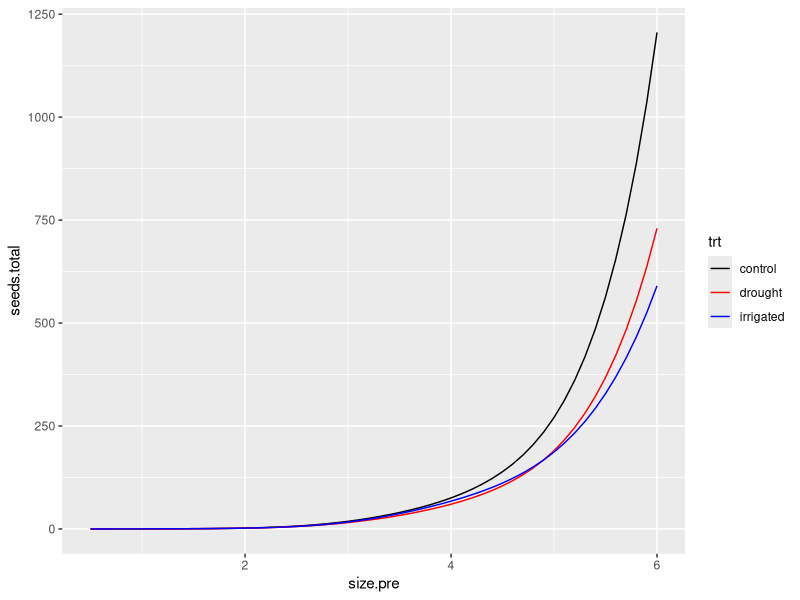
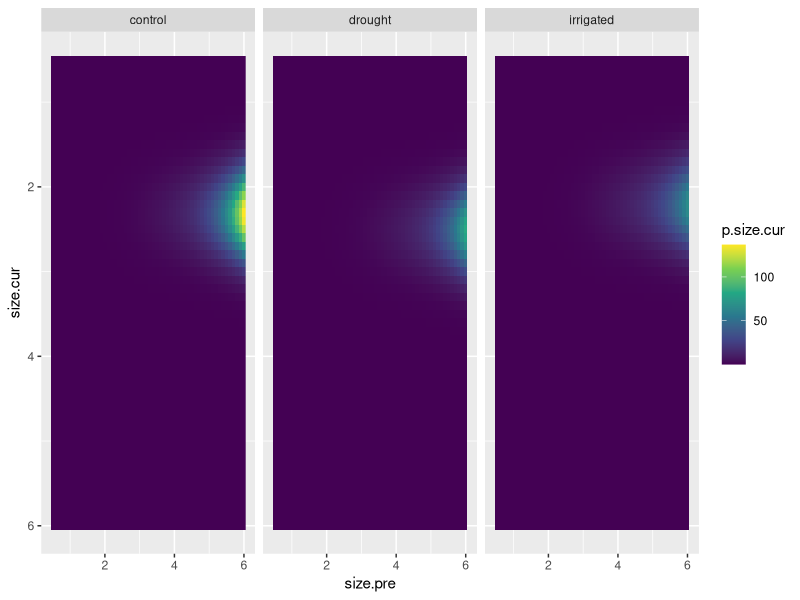
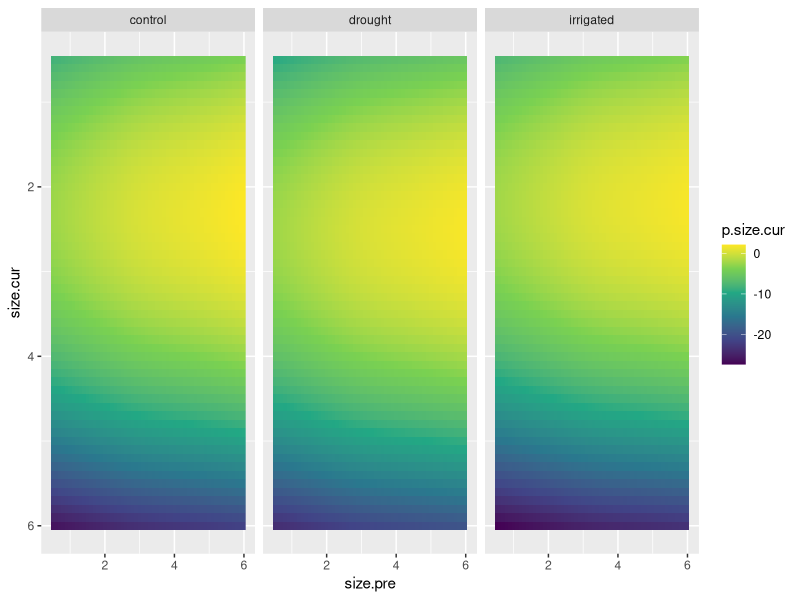

Write the R code that produced these figures, in order. (Note: this script raises an error after producing the figures.)
# Script for re-running reproductive vital rate models and performing model
# selection and exporting a deterministic, no-phenology reproductive kernel for
# IPM analysis.
# Reads in processed demo/seed (including phenology) data, 2016-2024
# (sn init july 2024)

# --- Setup ---------------------------------------------------------

library(ggplot2)
library(dplyr)
library(tidyr)
library(glmmTMB)

rm(list = ls())

# --- Read in and prepare data  -------------------------------------

# All data (demo, phenology, seed set)
all.data = merge(
  x = read.csv('01_data_cleaning/out/demo_phen_seed_2016-2024_final.csv'),
  y = read.csv('00_raw_data/plot_treatments.csv'),
  by.x = 'Plot', by.y = 'plot'
)

# Dataset for flowering (additional processing below)
demo.flow = all.data %>%
  # Get only plants that are:
  # - known/estimated to be alive
  # - Has size measurements (from demography) and has non-zero leaf counts and lengths (for size measurements)
  # - Is not missing umbel counts (because we're subsetting this for umbel count analysis)
  filter(
    in.demo, Year > 2016, surv,
    !is.na(No.leaves) & !is.na(Leaf.length) & No.leaves > 0 & Leaf.length > 0,
    !is.na(No.umbels)
  ) %>%
  # Get a size column
  mutate(size = log(No.leaves * Leaf.length))

head(demo.flow)
nrow(demo.flow)
table(demo.flow$Year)

# Dataset for seed analysis
demo.seed = demo.flow %>%
  # Give only the records for which we have a record of seed set
  filter(Year > 2020, phen.umbels > 0) %>%
  filter(in.seed)

# Need to add in rows for umbels that died before the seed counting
# This is necessary for estimating the probability of an umbel producing zero seeds
demo.seed = rbind(
  demo.seed,
  demo.seed %>%
    group_by(Year, plantid) %>%
    mutate(miss.umbel = ifelse(phen.umbels < n(), 0, phen.umbels - n())) %>%
    ungroup() %>%
    distinct(Year, plantid, .keep_all = TRUE) %>%
    uncount(miss.umbel) %>%
    mutate(no.seeds = 0)
) %>%
  mutate(Year = factor(Year))

# Dataset for estimating recruit size distribution
demo.recr = all.data %>%
  arrange(Year) %>%
  # Want demo records (to get size distribution)
  filter(in.demo) %>%
  # Give me only the first sighting for each plant
  distinct(plantid, .keep_all = TRUE) %>%
  # Give me only records after 2017 (these are more likely to be seen for the
  # first time)
  filter(Year > 2017) %>%
  # Give me only records with leaf counts and lengths (for estimating size)
  filter(!is.na(No.leaves), !is.na(Leaf.length)) %>%
  # Give me plants that did not flower (plants unlikely to flower in first year)
  filter(!No.umbels & !is.na(No.umbels)) %>%
  # Okay... going to assume that only plants with one leaf are new recruits
  filter(No.leaves < 2) %>%
  mutate(size = log(Leaf.length))

# Finalize the flowering demo dataset 
demo.flow = demo.flow %>%
  # (currently there is one row per umbel for plants in the seed set dataset -
  # give me just one record per plant)
  distinct(Year, plantid, .keep_all = TRUE) %>%
  # Remove plot 2 in 2024 (missing a lot of vegetative plant sizes)
  filter(!(Plot %in% 2 & Year %in% 2024))


# # ----- MODEL SELECTION ------------------------------------------
# 
# # --- Umbel count model ------------------------------------------
# 
# # Strategy here: use a hurdle model
# # - Response is number of umbels per plant
# # - Hurdle portion (through zero-inflation) is the probability of (not) flowering
# # - Umbel count is modeled with a zero-inflated Poisson distribution
# 
# # Test first for size-effects on both parts of the model
# # Then test for treatment effects
# # Then test for potential interactions
# 
# u_0 = glmmTMB(
#   No.umbels ~ (1 | Year) + (1 | Plot / plantid),
#   family = 'truncated_poisson',
#   ziformula = ~ (1 | Year) + (1 | Plot / plantid),
#   data = demo.flow
# )
# 
# u_s_0 = glmmTMB(
#   No.umbels ~ size + (1 | Year) + (1 | Plot / plantid),
#   family = 'truncated_poisson',
#   ziformula = ~ (1 | Year) + (1 | Plot / plantid),
#   data = demo.flow
# )
# 
# u_0_s = glmmTMB(
#   No.umbels ~ (1 | Year) + (1 | Plot / plantid),
#   family = 'truncated_poisson',
#   ziformula = ~ size + (1 | Year) + (1 | Plot / plantid),
#   data = demo.flow
# )
# 
# u_s_s = glmmTMB(
#   No.umbels ~ size + (1 | Year) + (1 | Plot / plantid),
#   family = 'truncated_poisson',
#   ziformula = ~ size + (1 | Year) + (1 | Plot / plantid),
#   data = demo.flow
# )
# 
# AIC(u_0, u_0_s, u_s_0, u_s_s) %>% mutate(daic = round(AIC - min(AIC), 2))
# # Keep size in the models
# 
# # Treatment effects
# 
# u_s.t_s = glmmTMB(
#   No.umbels ~ trt + size + (1 | Year) + (1 | Plot / plantid),
#   family = 'truncated_poisson',
#   ziformula = ~ size + (1 | Year) + (1 | Plot / plantid),
#   data = demo.flow
# )
# 
# u_s_s.t = glmmTMB(
#   No.umbels ~ size + (1 | Year) + (1 | Plot / plantid),
#   family = 'truncated_poisson',
#   ziformula = ~ trt * size + (1 | Year) + (1 | Plot / plantid),
#   data = demo.flow
# )
# 
# u_st_s = glmmTMB(
#   No.umbels ~ size * trt + (1 | Year) + (1 | Plot / plantid),
#   family = 'truncated_poisson',
#   ziformula = ~ size + (1 | Year) + (1 | Plot / plantid),
#   data = demo.flow
# )
# 
# u_s_st = glmmTMB(
#   No.umbels ~ size + (1 | Year) + (1 | Plot / plantid),
#   family = 'truncated_poisson',
#   ziformula = ~ trt * size + (1 | Year) + (1 | Plot / plantid),
#   data = demo.flow
# )
# 
# u_s.ty_s = glmmTMB(
#   No.umbels ~ size + trt + (1 | Year) + (1 | Year:trt) + (1 | Plot / plantid),
#   family = 'truncated_poisson',
#   ziformula = ~ size + (1 | Year) + (1 | Plot / plantid),
#   data = demo.flow
# )
# 
# u_s_s.ty = glmmTMB(
#   No.umbels ~ size + (1 | Year) + (1 | Plot / plantid),
#   family = 'truncated_poisson',
#   ziformula = ~ size + trt + (1 | Year) + (1 | Year:trt) + (1 | Plot / plantid),
#   data = demo.flow
# )
# 
# u_s.ty_s.ty = glmmTMB(
#   No.umbels ~ size + trt + (1 | Year) + (1 | Year:trt) + (1 | Plot / plantid),
#   family = 'truncated_poisson',
#   ziformula = ~ size + trt + (1 | Year) + (1 | Year:trt) + (1 | Plot / plantid),
#   data = demo.flow
# )
# 
# AIC(u_s.t_s, u_s_s.t, u_st_s, u_s_st, u_s_s, u_s.ty_s, u_s_s.ty, u_s.ty_s.ty) %>%
#   mutate(daic = round(AIC - min(AIC), 2))
# # Best performing model has treatment-year effect for probability of flowering
# # But how large is the effect size?
# 
# summary(u_s_s.ty)
# 
# u_st_s.ty = glmmTMB(
#   No.umbels ~ size * trt + (1 | Year) + (1 | Plot / plantid),
#   family = 'truncated_poisson',
#   ziformula = ~ size + trt + (1 | Year) + (1 | Year:trt) + (1 | Plot / plantid),
#   data = demo.flow
# )
# 
# u_s_st.ty = glmmTMB(
#   No.umbels ~ size + (1 | Year) + (1 | Plot / plantid),
#   family = 'truncated_poisson',
#   ziformula = ~ size * trt + (1 | Year) + (1 | Year:trt) + (1 | Plot / plantid),
#   data = demo.flow
# )
# 
# AIC(u_st_s.ty, u_s_st.ty, u_s_s.ty) %>% mutate(daic = round(AIC - min(AIC), 2))
# # No size-treatment effects
# 
# # Okay... compare model with year-varying effects with non-varying effects
# 
# expand.grid(size = (5:60)/10, trt = c('control', 'drought', 'irrigated')) %>%
#   mutate(
#     u.nrf = predict(u_s_s, newdata = ., allow.new.levels = TRUE, re.form = ~ 0, type = 'response'),
#     u.yrf = predict(u_s_s.ty, newdata = ., allow.new.levels = TRUE, re.form = ~ 0, type = 'response')
#   ) %>%
#   pivot_longer(c(u.nrf, u.yrf), names_to = 'model', values_to = 'pred') %>%
#   ggplot(aes(x = size, y = pred, linetype = model, colour = trt)) +
#   geom_line() +
#   scale_colour_manual(values = c('black', 'red', 'blue')) +
#   scale_y_log10()
# # interesting - the year-varying effects model looks like it always favors the controls
# # i.e. control plants always produce more umbels
# # presumably this is probability of flowering-related - smaller plants less likely to flower
# 
# expand.grid(size = (5:60)/10, trt = c('control', 'drought', 'irrigated')) %>%
#   mutate(
#     pred.umbl = predict(
#       u_s_s.ty, newdata = ., allow.new.levels = TRUE, re.form = ~ 0, type = 'response'
#     )
#   ) %>%
#   ggplot(aes(x = size, y = pred.umbl, colour = trt)) +
#   geom_point(
#     data = demo.flow,
#     aes(x = size, y = No.umbels),
#     size = 3, position = position_jitter(height = 0.25), alpha = 0.2
#   ) +
#   geom_line() + # scale_y_log10()
#   scale_colour_manual(values = c('black', 'red', 'blue'))
# 
# 
# # --- Seed set model  
# 
# # Here, we'll also use a zero-inflated model
# # - Probability of producing zero seed estimated with zero inflation term
# # - Distribution of seeds after the zero inflation is modeled by a Negative Binomial
# #   - doing this because it accurately captures overdispersion and because the 
# #     data-generating process can also account for umbels that were simply not 
# #     sufficiently pollinated
# 
# s_0 = glmmTMB(
#   no.seeds ~ (1 | Plot / plantid),
#   ziformula = ~ (1 | Plot / plantid),
#   family = 'nbinom2',
#   data = demo.seed
# )
# 
# s_0_y = glmmTMB(
#   no.seeds ~ (1 | Plot / plantid),
#   ziformula = ~ Year + (1 | Plot / plantid),
#   family = 'nbinom2',
#   data = demo.seed
# )
# 
# s_y_0 = glmmTMB(
#   no.seeds ~ Year + (1 | Plot / plantid),
#   ziformula = ~ (1 | Plot / plantid),
#   family = 'nbinom2',
#   data = demo.seed
# )
# 
# s_y_y = glmmTMB(
#   no.seeds ~ Year + (1 | Plot / plantid),
#   ziformula = ~ Year + (1 | Plot / plantid),
#   family = 'nbinom2',
#   data = demo.seed
# )
# 
# AIC(s_0, s_y_0, s_0_y, s_y_y) %>% arrange(AIC)
# # Unsurprisingly, year effects supported in both models
# 
# s_s.y_y = glmmTMB(
#   no.seeds ~ size + Year + (1 | Plot / plantid),
#   ziformula = ~ Year + (1 | Plot / plantid),
#   family = 'nbinom2',
#   data = demo.seed
# )
# 
# s_y_s.y = glmmTMB(
#   no.seeds ~ Year + (1 | Plot / plantid),
#   ziformula = ~ size + Year + (1 | Plot / plantid),
#   family = 'nbinom2',
#   data = demo.seed
# )
# 
# s_s.y_s.y = glmmTMB(
#   no.seeds ~ size + Year + (1 | Plot / plantid),
#   ziformula = ~ size + Year + (1 | Plot / plantid),
#   family = 'nbinom2',
#   data = demo.seed
# )
# 
# AIC(s_y_y, s_s.y_y, s_y_s.y, s_s.y_s.y) %>% mutate(daic = AIC - min(AIC))
# 
# # Include size in both
# 
# s_s.t.y_s.y = glmmTMB(
#   no.seeds ~ trt + size + Year + (1 | Plot / plantid),
#   ziformula = ~ size + Year + (1 | Plot / plantid),
#   family = 'nbinom2',
#   data = demo.seed
# )
# 
# s_s.y_s.t.y = glmmTMB(
#   no.seeds ~ size + Year + (1 | Plot / plantid),
#   ziformula = ~ size + Year + trt + (1 | Plot / plantid),
#   family = 'nbinom2',
#   data = demo.seed
# )
# 
# s_s.t.y_s.t.y = glmmTMB(
#   no.seeds ~ trt + size + Year + (1 | Plot / plantid),
#   ziformula = ~ trt + size + Year + (1 | Plot / plantid),
#   family = 'nbinom2',
#   data = demo.seed
# )
# 
# AIC(s_s.y_s.y, s_s.t.y_s.y, s_s.y_s.t.y, s_s.t.y_s.t.y) %>% mutate(daic = round(AIC - min(AIC), 2))
# # Eh actually not seeing evidence of a treatment effect here...
# # Weird! it did show up for the poisson model...
# 
# s_st.y_s.y = glmmTMB(
#   no.seeds ~ trt * size + Year + (1 | Plot / plantid),
#   ziformula = ~ size + Year + (1 | Plot / plantid),
#   family = 'nbinom2',
#   data = demo.seed
# )
# 
# s_s.ty_s.y = glmmTMB(
#   no.seeds ~ trt * Year + size + (1 | Plot / plantid),
#   ziformula = ~ size + Year + (1 | Plot / plantid),
#   family = 'nbinom2',
#   data = demo.seed
# )
# 
# s_sy.ty_s.y = glmmTMB(
#   no.seeds ~ trt * Year + trt * size + (1 | Plot / plantid),
#   ziformula = ~ size + Year + (1 | Plot / plantid),
#   family = 'nbinom2',
#   data = demo.seed
# )
# 
# s_s.y_st.y = glmmTMB(
#   no.seeds ~ size + Year + (1 | Plot / plantid),
#   ziformula = ~ trt * size + Year + (1 | Plot / plantid),
#   family = 'nbinom2',
#   data = demo.seed
# )
# 
# s_s.y_s.ty = glmmTMB(
#   no.seeds ~ size + Year + (1 | Plot / plantid),
#   ziformula = ~ trt * Year + size + (1 | Plot / plantid),
#   family = 'nbinom2',
#   data = demo.seed
# )
# 
# s_s.y_st.ty = glmmTMB(
#   no.seeds ~ size + Year + (1 | Plot / plantid),
#   ziformula = ~ trt * Year + trt * size + (1 | Plot / plantid),
#   family = 'nbinom2',
#   data = demo.seed
# )
# 
# AIC(s_st.y_s.y, s_s.ty_s.y, s_sy.ty_s.y, s_s.y_st.y, s_s.y_s.ty, s_s.y_st.ty, s_s.y_s.y) %>%
#   arrange(AIC)
# # Won't even bother with any of the models with the treatment interactions in
# # the zero-inflation formula (their models look bad in this table)
# 
# summary(s_st.y_s.y)
# 
# # Number of umbels
# 
# s_st.y.u_s.y = glmmTMB(
#   no.seeds ~ trt * size + phen.umbels + Year + (1 | Plot / plantid),
#   ziformula = ~ size + Year + (1 | Plot / plantid),
#   family = 'nbinom2',
#   data = demo.seed
# )
# 
# s_st.y_s.y.u = glmmTMB(
#   no.seeds ~ trt * size + Year + (1 | Plot / plantid),
#   ziformula = ~ size + Year + phen.umbels + (1 | Plot / plantid),
#   family = 'nbinom2',
#   data = demo.seed
# )
# 
# s_st.y.u_s.y.u = glmmTMB(
#   no.seeds ~ trt * size + phen.umbels + Year + (1 | Plot / plantid),
#   ziformula = ~ size + Year + phen.umbels + (1 | Plot / plantid),
#   family = 'nbinom2',
#   data = demo.seed
# )
# 
# AIC(s_st.y_s.y, s_st.y.u_s.y, s_st.y_s.y.u, s_st.y.u_s.y.u) %>% arrange(AIC)
# 
# # Look for size-year interactions
# 
# s_sty_s.y.u = glmmTMB(
#   no.seeds ~ trt * size * Year + (1 | Plot / plantid),
#   ziformula = ~ size + Year + phen.umbels + (1 | Plot / plantid),
#   family = 'nbinom2',
#   data = demo.seed
# )
# 
# s_st.y_sy.u = glmmTMB(
#   no.seeds ~ trt * size + Year + (1 | Plot / plantid),
#   ziformula = ~ size * Year + phen.umbels + (1 | Plot / plantid),
#   family = 'nbinom2',
#   data = demo.seed
# )
# 
# s_sty_sy.u = glmmTMB(
#   no.seeds ~ trt * size * Year + (1 | Plot / plantid),
#   ziformula = ~ size * Year + phen.umbels + (1 | Plot / plantid),
#   family = 'nbinom2',
#   data = demo.seed
# )
# 
# AIC(s_st.y_s.y.u, s_sty_s.y.u, s_st.y_sy.u, s_sty_sy.u) %>% arrange(AIC)
# 
# 
# # Best mod is s_st.y_sy.u
# 
# summary(s_st.y_sy.u)
# 
# pred.seeds = expand.grid(
#   Year = factor(2021:2024),
#   size = (5:60)/10,
#   trt = c('control', 'drought', 'irrigated'),
#   phen.umbels = c(1, 5)
# ) %>%
#   mutate(
#     pred.seed = predict(
#       s_st.y_sy.u, newdata = ., 
#       re.form = ~ 0, type = 'response',
#       allow.new.levels = TRUE
#     )
#   )
# 
# pred.seeds %>% 
#   mutate(phen.umbels = factor(phen.umbels)) %>%
#   ggplot(aes(x = size, y = pred.seed, group = interaction(trt, phen.umbels))) +
#   geom_line(aes(colour = trt, linetype = phen.umbels)) +
#   scale_colour_manual(values = c('black', 'red', 'blue')) +
#   scale_y_log10() +
#   facet_wrap(~ Year)
# 
# # --- Recruit size model  ---------------------------------------
# 
# # Null model
# r_0 = glmmTMB(size ~ (1 | Plot), data = demo.recr)
# 
# # A model with a year random effect
# r_y = glmmTMB(size ~ (1 | Year) + (1 | Plot), data = demo.recr)
# 
# # A model with a treatment effect
# r_t = glmmTMB(size ~ trt + (1 | Plot), data = demo.recr)
# 
# # A model with both year efect and treatment effect
# r_t.y = glmmTMB(size ~ trt + (1 | Year) + (1 | Plot), data = demo.recr)
# 
# # A model with both year efect and treatment effect
# r_ty = glmmTMB(size ~ trt + (1 | Year) + (1 | Year:trt) + (1 | Plot), data = demo.recr)
# 
# AIC(r_0, r_y, r_t, r_t.y, r_ty) %>% mutate(daic = round(AIC - min(AIC), 2))
# # Interesting. Definite evidence for a year effect. Weak evidence of a treatment effect.
# 
# summary(r_t.y)
# # The effect size is kinda marginal...
# # Wait... drought plants are slightly larger than control plants
# # Huh.
# 
# ggplot(demo.recr, aes(x = size, group = trt, fill = trt)) +
#   geom_histogram(position = 'identity', alpha = 0.5, binwidth = 0.2) + 
#   scale_fill_manual(values = c('black', 'red', 'blue'))
# # hmm... 

# --- Estimate predictions from model forming backbone of kernel -------

u_s_s.ty = glmmTMB(
  No.umbels ~ size + (1 | Year) + (1 | Plot / plantid),
  family = 'truncated_poisson',
  ziformula = ~ size + trt + (1 | Year) + (1 | Year:trt) + (1 | Plot / plantid),
  data = demo.flow
)

s_st.y_sy.u = glmmTMB(
  no.seeds ~ trt * size + Year + (1 | Plot / plantid),
  ziformula = ~ size * Year + phen.umbels + (1 | Plot / plantid),
  family = 'nbinom2',
  data = demo.seed
)

r_t.y = glmmTMB(size ~ trt + (1 | Year) + (1 | Plot), data = demo.recr)

# Standard deviation (residual error) term from recruitment model
sigma.recr = summary(r_t.y)$sigma

backbone = expand.grid(
  size = (5:60)/10,
  size.cur = (5:60)/10,
  trt = c('control', 'drought', 'irrigated'),
  Year = factor(2021:2024)
) %>%
  mutate(
    # Umbel count
    phen.umbels = predict(
      u_s_s.ty, newdata = ., 
      allow.new.levels = TRUE, re.form = ~ 0, type = 'response'
    )
  ) %>%
  mutate(
    # Use this umbel count to get seeds/umbel
    seeds.per.umbel = predict(
      s_st.y_sy.u, newdata = .,
      allow.new.levels = TRUE, re.form = ~ 0
    )
  ) %>%
  group_by(size, size.cur, trt) %>%
  summarise(across(c(phen.umbels, seeds.per.umbel), mean)) %>%
  ungroup() %>%
  mutate(
    # Transform from linear scale to response scale
    seeds.per.umbel = exp(seeds.per.umbel),
    # Total umbels per plant
    seeds.total = seeds.per.umbel * phen.umbels
  ) %>%
  mutate(
    # Mean recruit size
    recr.mean = predict(
      r_t.y, allow.new.levels = TRUE, re.form = ~ 0, newdata = .
    ),
    # Get the number of seeds produced for each size grouping
    p.size.cur = 0.1 * seeds.total * dnorm(x = size.cur, mean = recr.mean, sd = sigma.recr)
  ) %>%
  # Rename column
  rename(size.pre = size)

head(backbone)
tail(backbone)

backbone %>%
  ggplot(aes(x = size.pre, y = seeds.total, group = trt)) +
  geom_line(aes(colour = trt)) +
  scale_colour_manual(values = c('black', 'red', 'blue'))
# Plausible numbers up until hitting >500 seeds per plant...
# that's a little extrapolat(ive? ory?)

backbone %>%
  ggplot(aes(x = size.pre, y = size.cur, fill = p.size.cur)) + # fill = log(p.size.cur, base = 10))) +
  geom_raster() +
  scale_fill_viridis_c() +
  scale_y_reverse() +
  facet_wrap(~ trt)
# Lol, cool

backbone %>%
  mutate(p.size.cur = log(p.size.cur, base = 10)) %>%
  ggplot(aes(x = size.pre, y = size.cur, fill = p.size.cur)) +
  geom_raster() +
  scale_fill_viridis_c() +
  scale_y_reverse() +
  facet_wrap(~ trt)

# Check of "eviction" caused by lower boundary and recruit size distribution
predict(
  r_t.y, 
  newdata = data.frame(trt = c('control', 'drought', 'irrigated')), 
  allow.new.levels = TRUE, re.form = ~ 0
) %>% 
  pnorm(.5, mean = ., sd = sigma.recr)
# tiny - ~10^-6

# Export kernel in CSV form
write.csv(
  backbone,
  na = '', row.names = FALSE,
  '03_construct_kernels/out/deterministic_reprod_kernel_no_phen.csv'
)

# --- Sensitivity

# Parameters to perform sensitivity analysis on:
# - Probability of flowering model (i.e., ZI term in umbel model)
#   - b_0 (intercept)
#   - b_1 (size)
# - Number of umbels produced (conditional part of umbel model)
#   - b_0 (intercept)
#   - b_1 (size)
# - Probability of umbel failure (ZI term of the seed model)
#   - b_0 (intercept)
#   - b_1 (size)
# - Number of seeds produced (conditional part of seed model)
#   - b_0 (intercept)
#   - b_1 (size)
# - Recruit size
#   - b_0 (intercept/mean)
#   - sigma (standard deviation)

# So ten perturbations

# I don't think there's a neat way to dplyr this so gotta do it in a long, obnoxious way.

# Define perturbation magnitude
delta = .0001

# Standard deviation (residual error) term from recruitment model
sigma.recr = summary(r_t.y)$sigma

# Initialize a list for storing model outputs
outputs = vector('list', length = 10)

# Backbone for generating estimates
backbone = expand.grid(
  size = (5:60)/10,
  size.cur = (5:60)/10,
  trt = c('control', 'drought', 'irrigated'),
  Year = factor(2021:2024)
)

# 1: flowering intercept

outputs[[1]] = backbone %>%
  mutate(
    # Umbel count
    phen.umbels = predict(
      u_s_s.ty, newdata = ., 
      newparams = u_s_s.ty$fit$par %>%
        (function(x) {
          x[3] <- x[3] + delta
          return(x)
        }),
      allow.new.levels = TRUE, re.form = ~ 0, type = 'response'
    )
  ) %>%
  mutate(
    # Use this umbel count to get seeds/umbel
    seeds.per.umbel = predict(
      s_st.y_sy.u, newdata = .,
      allow.new.levels = TRUE, re.form = ~ 0
    )
  ) %>%
  group_by(size, size.cur, trt) %>%
  summarise(across(c(phen.umbels, seeds.per.umbel), mean)) %>%
  ungroup() %>%
  mutate(
    # Transform from linear scale to response scale
    seeds.per.umbel = exp(seeds.per.umbel),
    # Total umbels per plant
    seeds.total = seeds.per.umbel * phen.umbels
  ) %>%
  mutate(
    # Mean recruit size
    recr.mean = predict(
      r_t.y, allow.new.levels = TRUE, re.form = ~ 0, newdata = .
    ),
    # Get the number of seeds produced for each size grouping
    p.size.cur = 0.1 * seeds.total * dnorm(x = size.cur, mean = recr.mean, sd = sigma.recr)
  ) %>%
  mutate(
    perturb.param = 'flow_int',
    orig.par.val = case_when(
      trt %in% 'control' ~ u_s_s.ty$fit$par[3],
      trt %in% 'drought' ~ u_s_s.ty$fit$par[3] + u_s_s.ty$fit$par[5],
      trt %in% 'irrigated' ~ u_s_s.ty$fit$par[3] + u_s_s.ty$fit$par[6]
    ) # u_s_s.ty$fit$par[3]
  )

any(is.na(outputs[[1]]$orig.par.val))

# 2: flowering slope

outputs[[2]] = backbone %>%
  mutate(
    # Umbel count
    phen.umbels = predict(
      u_s_s.ty, newdata = ., 
      newparams = u_s_s.ty$fit$par %>%
        (function(x) {
          x[4] <- x[4] + delta
          return(x)
        }),
      allow.new.levels = TRUE, re.form = ~ 0, type = 'response'
    )
  ) %>%
  mutate(
    # Use this umbel count to get seeds/umbel
    seeds.per.umbel = predict(
      s_st.y_sy.u, newdata = .,
      allow.new.levels = TRUE, re.form = ~ 0
    )
  ) %>%
  group_by(size, size.cur, trt) %>%
  summarise(across(c(phen.umbels, seeds.per.umbel), mean)) %>%
  ungroup() %>%
  mutate(
    # Transform from linear scale to response scale
    seeds.per.umbel = exp(seeds.per.umbel),
    # Total umbels per plant
    seeds.total = seeds.per.umbel * phen.umbels
  ) %>%
  mutate(
    # Mean recruit size
    recr.mean = predict(
      r_t.y, allow.new.levels = TRUE, re.form = ~ 0, newdata = .
    ),
    # Get the number of seeds produced for each size grouping
    p.size.cur = 0.1 * seeds.total * dnorm(x = size.cur, mean = recr.mean, sd = sigma.recr)
  ) %>%
  mutate(
    perturb.param = 'flow_slope',
    # there is no treatment-size effect on the zero-inflation term
    orig.par.val = u_s_s.ty$fit$par[4]
  )

# 3: Umbel count intercept

outputs[[3]] = backbone %>%
  mutate(
    # Umbel count
    phen.umbels = predict(
      u_s_s.ty, newdata = ., 
      newparams = u_s_s.ty$fit$pars %>%
        (function(x) {
          x[1] <- x[1] + delta
          return(x)
        }),
      allow.new.levels = TRUE, re.form = ~ 0, type = 'response'
    )
  ) %>%
  mutate(
    # Use this umbel count to get seeds/umbel
    seeds.per.umbel = predict(
      s_st.y_sy.u, newdata = .,
      allow.new.levels = TRUE, re.form = ~ 0
    )
  ) %>%
  group_by(size, size.cur, trt) %>%
  summarise(across(c(phen.umbels, seeds.per.umbel), mean)) %>%
  ungroup() %>%
  mutate(
    # Transform from linear scale to response scale
    seeds.per.umbel = exp(seeds.per.umbel),
    # Total umbels per plant
    seeds.total = seeds.per.umbel * phen.umbels
  ) %>%
  mutate(
    # Mean recruit size
    recr.mean = predict(
      r_t.y, allow.new.levels = TRUE, re.form = ~ 0, newdata = .
    ),
    # Get the number of seeds produced for each size grouping
    p.size.cur = 0.1 * seeds.total * dnorm(x = size.cur, mean = recr.mean, sd = sigma.recr)
  ) %>%
  mutate(
    perturb.param = 'numb_int',
    # there is no treatment effect on the umbel count model
    orig.par.val = u_s_s.ty$fit$par[1]
  )

# 4: Umbel count slope
outputs[[4]] = backbone %>%
  mutate(
    # Umbel count
    phen.umbels = predict(
      u_s_s.ty, newdata = ., 
      newparams = u_s_s.ty$fit$pars %>%
        (function(x) {
          x[2] <- x[2] + delta
          return(x)
        }),
      allow.new.levels = TRUE, re.form = ~ 0, type = 'response'
    )
  ) %>%
  mutate(
    # Use this umbel count to get seeds/umbel
    seeds.per.umbel = predict(
      s_st.y_sy.u, newdata = .,
      allow.new.levels = TRUE, re.form = ~ 0
    )
  ) %>%
  group_by(size, size.cur, trt) %>%
  summarise(across(c(phen.umbels, seeds.per.umbel), mean)) %>%
  ungroup() %>%
  mutate(
    # Transform from linear scale to response scale
    seeds.per.umbel = exp(seeds.per.umbel),
    # Total umbels per plant
    seeds.total = seeds.per.umbel * phen.umbels
  ) %>%
  mutate(
    # Mean recruit size
    recr.mean = predict(
      r_t.y, allow.new.levels = TRUE, re.form = ~ 0, newdata = .
    ),
    # Get the number of seeds produced for each size grouping
    p.size.cur = 0.1 * seeds.total * dnorm(x = size.cur, mean = recr.mean, sd = sigma.recr)
  ) %>%
  mutate(
    perturb.param = 'numb_slope',
    # no treatment-size effect in the umbel count model
    orig.par.val = u_s_s.ty$fit$par[2]
  )

# 5: Umbel success intercept

outputs[[5]] = backbone %>%
  mutate(
    # Umbel count
    phen.umbels = predict(
      u_s_s.ty, newdata = .,
      allow.new.levels = TRUE, re.form = ~ 0, type = 'response'
    )
  ) %>%
  mutate(
    # Use this umbel count to get seeds/umbel
    seeds.per.umbel = predict(
      s_st.y_sy.u, newdata = .,
      newparams = s_st.y_sy.u$fit$par %>%
        (function(x) {
          x[10] <- x[10] + delta
          return(x)
        }),
      allow.new.levels = TRUE, re.form = ~ 0
    )
  ) %>%
  group_by(size, size.cur, trt) %>%
  summarise(across(c(phen.umbels, seeds.per.umbel), mean)) %>%
  ungroup() %>%
  mutate(
    # Transform from linear scale to response scale
    seeds.per.umbel = exp(seeds.per.umbel),
    # Total umbels per plant
    seeds.total = seeds.per.umbel * phen.umbels
  ) %>%
  mutate(
    # Mean recruit size
    recr.mean = predict(
      r_t.y, allow.new.levels = TRUE, re.form = ~ 0, newdata = .
    ),
    # Get the number of seeds produced for each size grouping
    p.size.cur = 0.1 * seeds.total * dnorm(x = size.cur, mean = recr.mean, sd = sigma.recr)
  ) %>%
  mutate(
    perturb.param = 'succ_int',
    # no treatment effect on the model for umbel success intercept
    orig.par.val = s_st.y_sy.u$fit$par[10]
  )

# 6: Umbel success slope

outputs[[6]] = backbone %>%
  mutate(
    # Umbel count
    phen.umbels = predict(
      u_s_s.ty, newdata = .,
      allow.new.levels = TRUE, re.form = ~ 0, type = 'response'
    )
  ) %>%
  mutate(
    # Use this umbel count to get seeds/umbel
    seeds.per.umbel = predict(
      s_st.y_sy.u, newdata = .,
      newparams = s_st.y_sy.u$fit$par %>%
        (function(x) {
          x[11] <- x[11] + delta
          return(x)
        }),
      allow.new.levels = TRUE, re.form = ~ 0
    )
  ) %>%
  group_by(size, size.cur, trt) %>%
  summarise(across(c(phen.umbels, seeds.per.umbel), mean)) %>%
  ungroup() %>%
  mutate(
    # Transform from linear scale to response scale
    seeds.per.umbel = exp(seeds.per.umbel),
    # Total umbels per plant
    seeds.total = seeds.per.umbel * phen.umbels
  ) %>%
  mutate(
    # Mean recruit size
    recr.mean = predict(
      r_t.y, allow.new.levels = TRUE, re.form = ~ 0, newdata = .
    ),
    # Get the number of seeds produced for each size grouping
    p.size.cur = 0.1 * seeds.total * dnorm(x = size.cur, mean = recr.mean, sd = sigma.recr)
  ) %>%
  mutate(
    perturb.param = 'succ_slope',
    # no treatment effect on umbel success slope
    orig.par.val = s_st.y_sy.u$fit$par[11]
  )

# 7: Seed set intercept

outputs[[7]] = backbone %>%
  mutate(
    # Umbel count
    phen.umbels = predict(
      u_s_s.ty, newdata = .,
      allow.new.levels = TRUE, re.form = ~ 0, type = 'response'
    )
  ) %>%
  mutate(
    # Use this umbel count to get seeds/umbel
    seeds.per.umbel = predict(
      s_st.y_sy.u, newdata = .,
      newparams = s_st.y_sy.u$fit$par %>%
        (function(x) {
          x[1] <- x[1] + delta
          return(x)
        }),
      allow.new.levels = TRUE, re.form = ~ 0
    )
  ) %>%
  group_by(size, size.cur, trt) %>%
  summarise(across(c(phen.umbels, seeds.per.umbel), mean)) %>%
  ungroup() %>%
  mutate(
    # Transform from linear scale to response scale
    seeds.per.umbel = exp(seeds.per.umbel),
    # Total umbels per plant
    seeds.total = seeds.per.umbel * phen.umbels
  ) %>%
  mutate(
    # Mean recruit size
    recr.mean = predict(
      r_t.y, allow.new.levels = TRUE, re.form = ~ 0, newdata = .
    ),
    # Get the number of seeds produced for each size grouping
    p.size.cur = 0.1 * seeds.total * dnorm(x = size.cur, mean = recr.mean, sd = sigma.recr)
  ) %>%
  mutate(
    perturb.param = 'seed_int',
    orig.par.val = case_when(
      trt %in% 'control' ~ s_st.y_sy.u$fit$par[1],
      trt %in% 'drought' ~ s_st.y_sy.u$fit$par[1] + s_st.y_sy.u$fit$par[2],
      trt %in% 'irrigated' ~ s_st.y_sy.u$fit$par[1] + s_st.y_sy.u$fit$par[3]
    ) # s_st.y_sy.u$fit$par[1]
  )

any(is.na(outputs[[7]]$orig.par.val))

# 8: seed set slope
outputs[[8]] = backbone %>%
  mutate(
    # Umbel count
    phen.umbels = predict(
      u_s_s.ty, newdata = .,
      allow.new.levels = TRUE, re.form = ~ 0, type = 'response'
    )
  ) %>%
  mutate(
    # Use this umbel count to get seeds/umbel
    seeds.per.umbel = predict(
      s_st.y_sy.u, newdata = .,
      newparams = s_st.y_sy.u$fit$par %>%
        (function(x) {
          x[4] <- x[4] + delta
          return(x)
        }),
      allow.new.levels = TRUE, re.form = ~ 0
    )
  ) %>%
  group_by(size, size.cur, trt) %>%
  summarise(across(c(phen.umbels, seeds.per.umbel), mean)) %>%
  ungroup() %>%
  mutate(
    # Transform from linear scale to response scale
    seeds.per.umbel = exp(seeds.per.umbel),
    # Total umbels per plant
    seeds.total = seeds.per.umbel * phen.umbels
  ) %>%
  mutate(
    # Mean recruit size
    recr.mean = predict(
      r_t.y, allow.new.levels = TRUE, re.form = ~ 0, newdata = .
    ),
    # Get the number of seeds produced for each size grouping
    p.size.cur = 0.1 * seeds.total * dnorm(x = size.cur, mean = recr.mean, sd = sigma.recr)
  ) %>%
  mutate(
    perturb.param = 'seed_slope',
    orig.par.val = case_when(
      trt %in% 'control' ~ s_st.y_sy.u$fit$par[4],
      trt %in% 'drought' ~ s_st.y_sy.u$fit$par[4] + s_st.y_sy.u$fit$par[8],
      trt %in% 'irrigated' ~ s_st.y_sy.u$fit$par[4] + s_st.y_sy.u$fit$par[9]
    ) # s_st.y_sy.u$fit$par[4]
  )

any(is.na(outputs[[8]]$orig.par.val))

# 9: Recruit size mean (intercept)

outputs[[9]] = backbone %>%
  mutate(
    # Umbel count
    phen.umbels = predict(
      u_s_s.ty, newdata = .,
      allow.new.levels = TRUE, re.form = ~ 0, type = 'response'
    )
  ) %>%
  mutate(
    # Use this umbel count to get seeds/umbel
    seeds.per.umbel = predict(
      s_st.y_sy.u, newdata = .,
      allow.new.levels = TRUE, re.form = ~ 0
    )
  ) %>%
  group_by(size, size.cur, trt) %>%
  summarise(across(c(phen.umbels, seeds.per.umbel), mean)) %>%
  ungroup() %>%
  mutate(
    # Transform from linear scale to response scale
    seeds.per.umbel = exp(seeds.per.umbel),
    # Total umbels per plant
    seeds.total = seeds.per.umbel * phen.umbels
  ) %>%
  mutate(
    # Mean recruit size
    recr.mean = predict(
      r_t.y, allow.new.levels = TRUE, re.form = ~ 0, newdata = .,
      newparams = r_t.y$fit$par %>%
        (function(x) {
          x[1] <- x[1] + delta
          return(x)
        })
    ),
    # Get the number of seeds produced for each size grouping
    p.size.cur = 0.1 * seeds.total * dnorm(x = size.cur, mean = recr.mean, sd = sigma.recr)
  ) %>%
  mutate(
    perturb.param = 'recr_int',
    orig.par.val = case_when(
      trt %in% 'control' ~ r_t.y$fit$par[1],
      trt %in% 'drought' ~ r_t.y$fit$par[1] + r_t.y$fit$par[2],
      trt %in% 'irrigated' ~ r_t.y$fit$par[1] + r_t.y$fit$par[3]
    ) # r_t.y$fit$par[1]
  )

any(is.na(outputs[[9]]$orig.par.val))

# 10: Recruit standard deviation

outputs[[10]] = backbone %>%
  mutate(
    # Umbel count
    phen.umbels = predict(
      u_s_s.ty, newdata = .,
      allow.new.levels = TRUE, re.form = ~ 0, type = 'response'
    )
  ) %>%
  mutate(
    # Use this umbel count to get seeds/umbel
    seeds.per.umbel = predict(
      s_st.y_sy.u, newdata = .,
      allow.new.levels = TRUE, re.form = ~ 0
    )
  ) %>%
  group_by(size, size.cur, trt) %>%
  summarise(across(c(phen.umbels, seeds.per.umbel), mean)) %>%
  ungroup() %>%
  mutate(
    # Transform from linear scale to response scale
    seeds.per.umbel = exp(seeds.per.umbel),
    # Total umbels per plant
    seeds.total = seeds.per.umbel * phen.umbels
  ) %>%
  mutate(
    # Mean recruit size
    recr.mean = predict(
      r_t.y, allow.new.levels = TRUE, re.form = ~ 0, newdata = .
    ),
    # Get the number of seeds produced for each size grouping
    p.size.cur = 0.1 * seeds.total * dnorm(x = size.cur, mean = recr.mean, sd = sigma.recr + delta)
  ) %>%
  mutate(
    perturb.param = 'recr_sigma',
    orig.par.val = sigma.recr
  )

outputs.all = do.call(rbind, outputs)

write.csv(
  outputs.all %>% select(size.pre = size, size.cur, trt, p.size.cur, perturb.param, orig.par.val),
  file = '03_construct_kernels/out/deterministic_repr_coef_perturbation_no_phen.csv',
  row.names = FALSE
)
